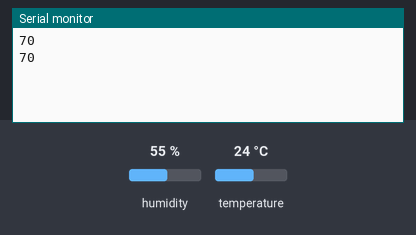
The sketch below on a simulated Arduino Uno, built with avr-gcc and run on an emulated ATmega328P. On the bench: the last lines printed to the serial monitor. The inputs (shaded band) are chosen by the test bench; at power-on: humidity 55 %, temperature 24 °C.

Above: at 3.8 s.
3.9 s: humidity set to 22 %
At 7.4 s:
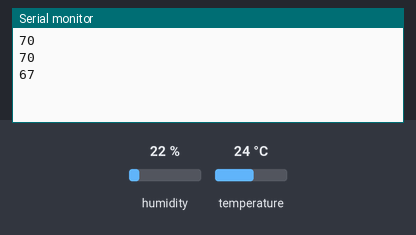
7.8 s: temperature set to 12 °C
At 9.5 s:
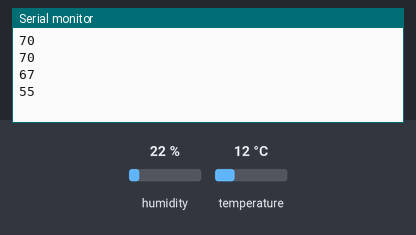
11.7 s: humidity set to 68 %
At 12.6 s:
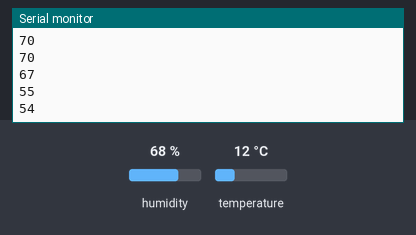
Timing chart, 0 to 14.7 s (numbered marks = the images above; inputs shaded):
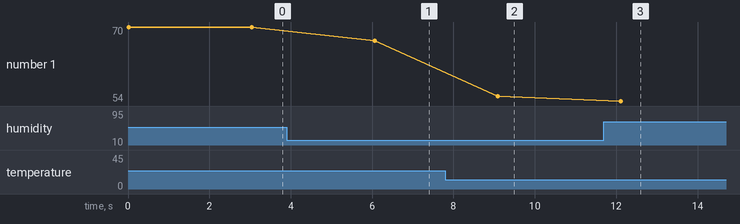

The sketch:

fukai.ino
```cpp
#include <Adafruit_Sensor.h>
#include <DHT.h>
#include <DHT_U.h>

float temperature;
float humidity;
int fukai;

DHT dht(12,DHT11);

void setup() {
  Serial.begin(9600);
  dht.begin();
}

void loop() {
  reading();
  fukai = 0.81 * temperature + 0.01 * humidity * (0.99 * temperature - 14.3) + 46.3;
  Serial.println(fukai);
  delay(3000);
}

void reading(){
  temperature = dht.readTemperature();
  humidity = dht.readHumidity();
}
```

Measured:
- after the input at 3.9 s, the serial monitor: prints a new line after 2.2 s (image 1)
- after the input at 7.8 s, the serial monitor: prints a new line after 1.3 s (image 2)
- after the input at 11.7 s, the serial monitor: prints a new line after 0.42 s (image 3)
- plotted number 1: 70 → 67 after the input at 3.9 s, 67 → 55 after the input at 7.8 s, 55 → 54 after the input at 11.7 s
